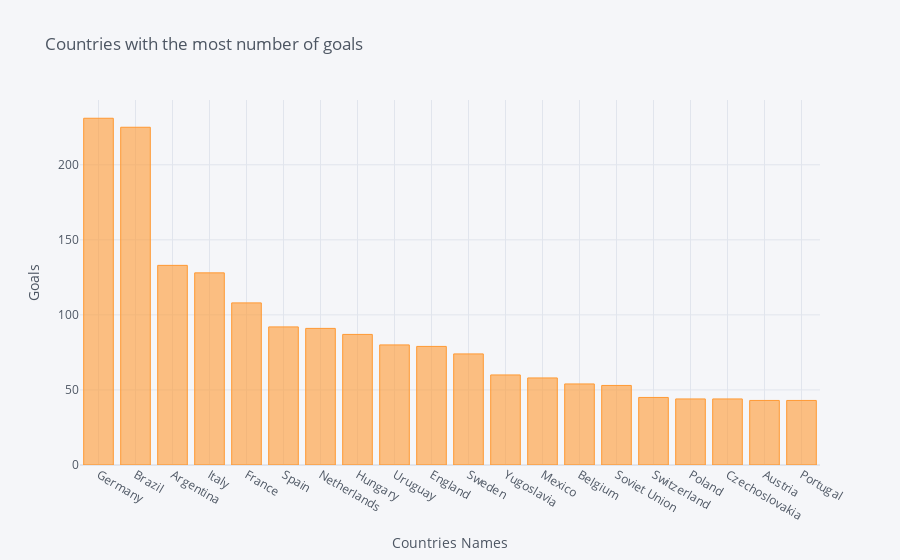

Notebook cell for this chart:
### Code cell
goals.iplot(kind = 'bar',xTitle ='Countries Names',yTitle ='Goals', title = 'Countries with the most number of goals')

### Figure 1 — Plotly figure (JSON) as saved in the notebook; plotly's stock layout.template omitted (floating-point values rounded to 4 significant figures)
{"data": [{"marker": {"color": "rgba(255, 153, 51, 0.6)", "line": {"color": "rgba(255, 153, 51, 1.0)", "width": 1}}, "name": "Goals", "orientation": "v", "text": "", "type": "bar", "x": ["Germany", "Brazil", "Argentina", "Italy", "France", "Spain", "Netherlands", "Hungary", "Uruguay", "England", "Sweden", "Yugoslavia", "Mexico", "Belgium", "Soviet Union", "Switzerland", "Poland", "Czechoslovakia", "Austria", "Portugal"], "y": [231, 225, 133, 128, 108, 92, 91, 87, 80, 79, 74, 60, 58, 54, 53, 45, 44, 44, 43, 43]}], "layout": {"legend": {"bgcolor": "#F5F6F9", "font": {"color": "#4D5663"}}, "paper_bgcolor": "#F5F6F9", "plot_bgcolor": "#F5F6F9", "title": {"font": {"color": "#4D5663"}, "text": "Countries with the most number of goals"}, "xaxis": {"gridcolor": "#E1E5ED", "showgrid": true, "tickfont": {"color": "#4D5663"}, "title": {"font": {"color": "#4D5663"}, "text": "Countries Names"}, "zerolinecolor": "#E1E5ED"}, "yaxis": {"gridcolor": "#E1E5ED", "showgrid": true, "tickfont": {"color": "#4D5663"}, "title": {"font": {"color": "#4D5663"}, "text": "Goals"}, "zerolinecolor": "#E1E5ED"}}}
